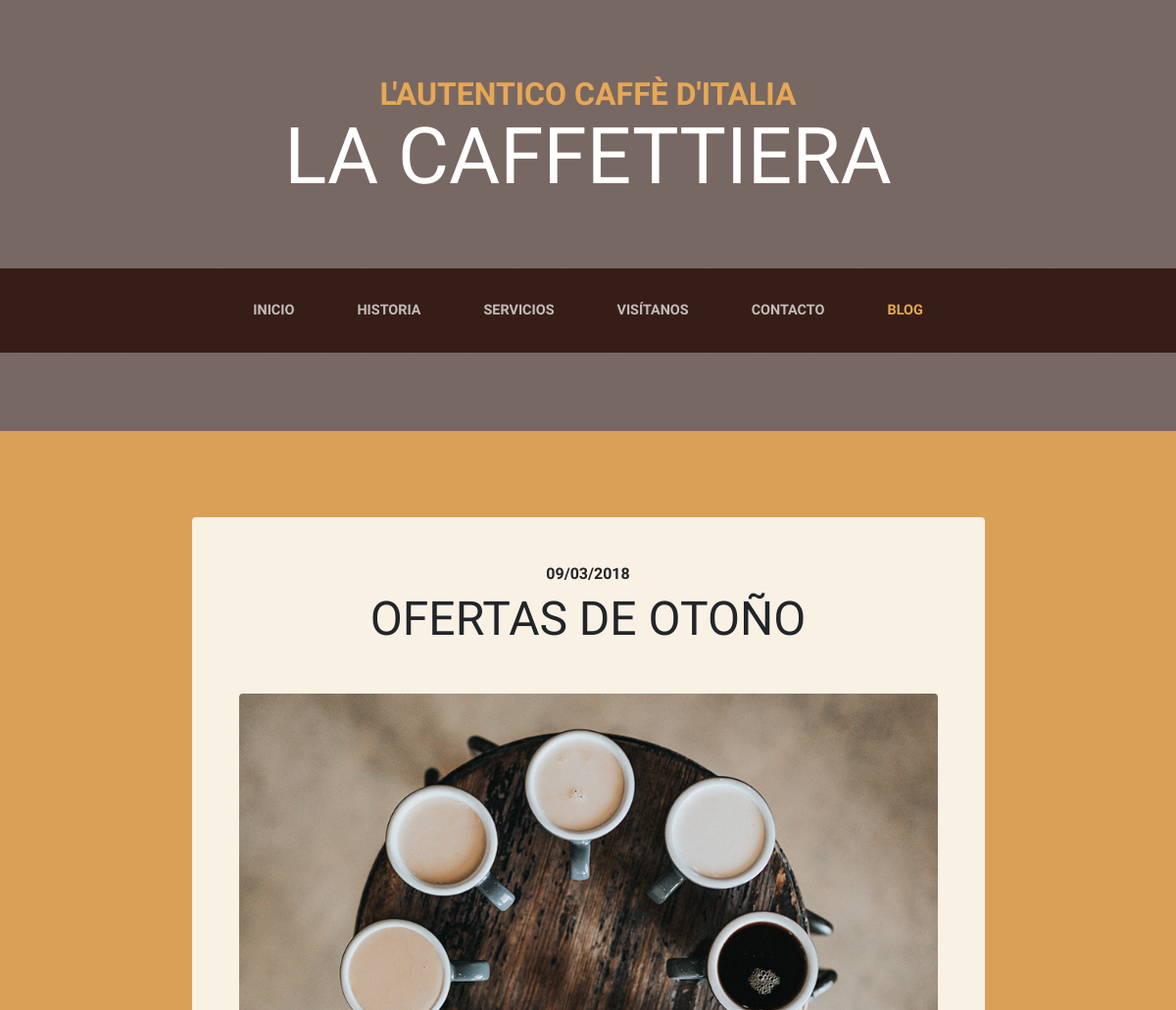
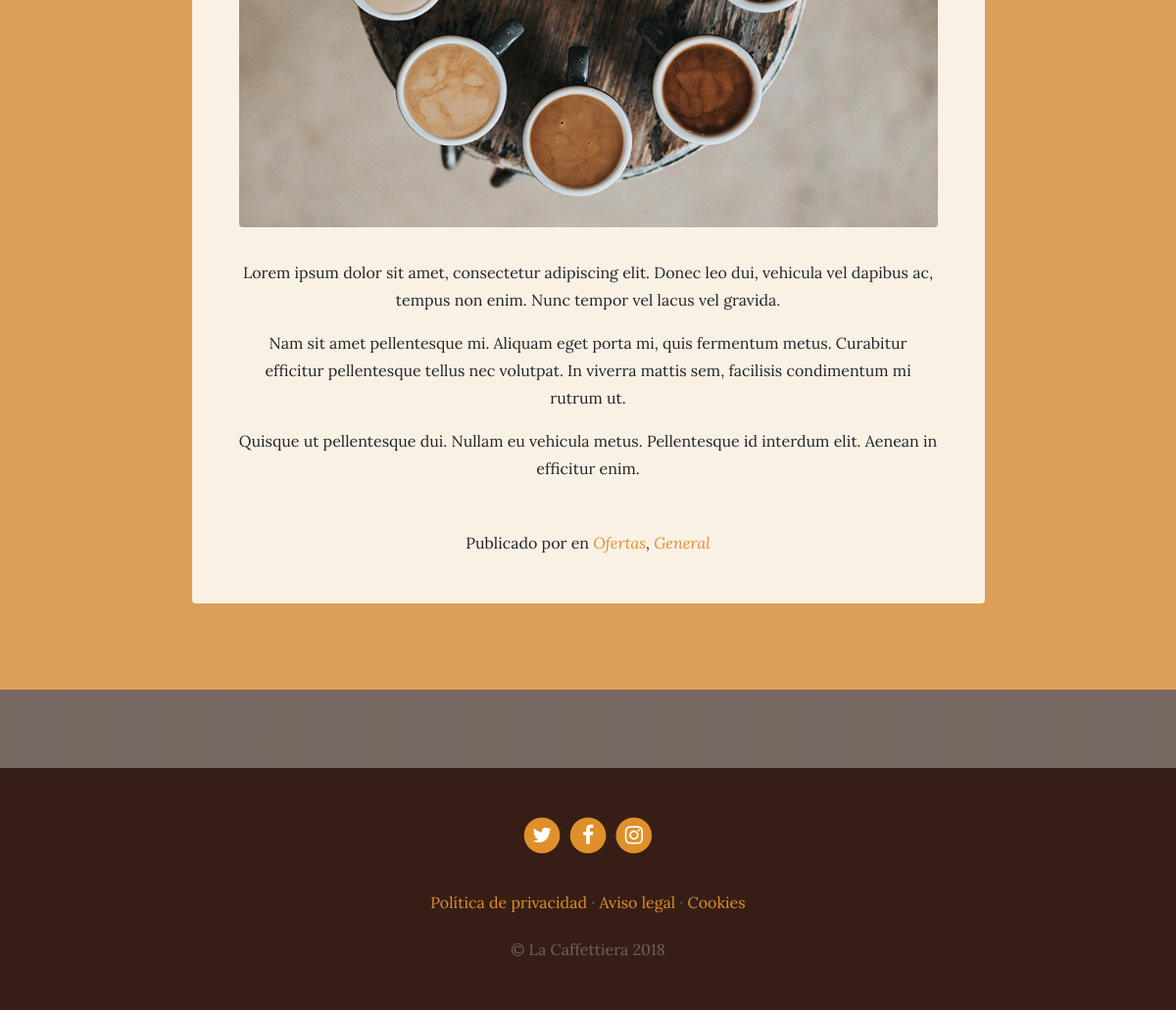
Screenshot of /blog/category/1/ with the database file from the repository (2 pictures, top to bottom).
### blog/models.py (models this page shows, shortened)
class Post(models.Model):
    title=models.CharField(max_length=200,verbose_name="Título")
    content=models.TextField(verbose_name="Contenido")
    published=models.DateTimeField(verbose_name="Fecha de Publicación",default=now)
    image=models.ImageField(verbose_name="Imagen",upload_to="blog")
    author=models.ForeignKey(User,verbose_name="Autor",on_delete=models.CASCADE)
    categories=models.ManyToManyField(Category,verbose_name="Categorias",related_name="get_posts")
    created=models.DateTimeField(auto_now_add=True,verbose_name="Fecha de Creación") #al atribut es guarda la data de creacio del objecte de manera automatica
    updated=models.DateTimeField(auto_now=True,verbose_name="Fecha de Edición") #al atribut es guarda la data de la ultima modificacio del object
    class Meta:
        verbose_name="entrada"
        verbose_name_plural="entradas" #si no especifiquem aquesta variable, per defecte afegeix una S al nom definit (per defecte o al verbose_name)
        ordering=["-created"] # posem un guio - per indicar que el ordre ha de ser a la inversa, en aquest cas no volem que sigui del registre mes antic al mes nou sino al contrari, del mes nou al mes antic

class Category(models.Model):
    name=models.CharField(max_length=100,verbose_name="Títol")
    created=models.DateTimeField(auto_now_add=True,verbose_name="Fecha de Creación") #al atribut es guarda la data de creacio del objecte de manera automatica
    updated=models.DateTimeField(auto_now=True,verbose_name="Fecha de Edición") #al atribut es guarda la data de la ultima modificacio del object
    class Meta:
        verbose_name="categoría"
        verbose_name_plural="categorías" #si no especifiquem aquesta variable, per defecte afegeix una S al nom definit (per defecte o al verbose_name)
        ordering=["-created"] # posem un guio - per indicar que el ordre ha de ser a la inversa, en aquest cas no volem que sigui del registre mes antic al mes nou sino al contrari, del mes nou al mes antic

### blog/views.py (the view)
# urls.py: path('category/<int:category_id>/',views.category,name='category'),
def category(request, category_id):
    category=get_object_or_404(Category,id=category_id)
    return(render(request,"blog/category.html",{'category':category}))#,'posts':posts}))

### blog/templates/blog/category.html (shortened to what this page needs)
{% extends 'core/base.html' %}
{% block content %}
    {% load static %}
    {% for post in category.get_posts.all %}
        <section class="page-section cta">
            <div class="container">
                <div class="row">
                    <div class="col-xl-9 mx-auto">
                        <div class="cta-innerv text-center rounded">
                            <h2 class="section-heading mb-5">
                                <span class="section-heading-upper">{{post.published|date:"SHORT_DATE_FORMAT"}}</span>
                                <span class="section-heading-lower">{{post.title}}</span>
                             </h2>
                            <p class="mb-0">
                            <img class="mx-auto d-flex rounded img-fluid mb-3 mb-lg-0" src="{{post.image.url}}" alt="">
                            </p>
                            <p class="mb-0 mbt">
                            {{post.content|linebreaks}}
                            </p>
                            <p class="mb-0 mbt">
                            <span class="section-heading-under">Publicado por <em><b>{{p.author}}</b></em> en
                                <em>
                                    {% for category in post.categories.all %}
                                        <a href="{% url 'category' category.id %}" class="link">{{category.name}}</a>{% if not forloop.last %},{% endif %}
                                    {% endfor %}
                                </em>
                            </span>
                            </p>
                        </div>
                    </div>
                </div>
            </div>
        </section>
    {% endfor %}
{% endblock %}

### core/static/core/css/business-casual.css (style rules this page uses)
body { font-family: 'Lora'; background: linear-gradient(rgba(47, 23, 15, 0.65), rgba(47, 23, 15, 0.65)), url("../img/bg.jpg"); background-attachment: fixed; background-position: center; background-size: cover; }
h1, h2, h3, h4, h5, h6 { font-family: 'Raleway'; }
p { line-height: 1.75; }
.page-section { margin-top: 5rem; margin-bottom: 5rem; }
.section-heading { text-transform: uppercase; }
.section-heading .section-heading-upper { display: block; font-size: 1rem; font-weight: 800; padding-bottom:.5rem; }
.section-heading .section-heading-lower { display: block; font-size: 3rem; font-weight: 100; }
.cta { padding-top: 5rem; padding-bottom: 5rem; background-color: rgba(230, 167, 86, 0.9); }
.cta .cta-innerv { position: relative; padding: 3rem; margin: 0.5rem; background-color: rgba(255, 255, 255, 0.85); }
.mbt { padding-top: 2rem; }
a.link { color: #df902a; }

### rows the page displays
Post: published "09/03/2018", title "OFERTAS DE OTOÑO", image (picture), content "Lorem ipsum dolor sit amet, consectetur adipiscing elit. Donec leo dui, vehicula vel dapibus ac, tempus non enim. Nunc tempor vel lacus vel gravida. Nam sit amet pellentesque mi. Aliquam eget porta mi, quis fermentum metus. Curabitur efficitur pellentesque tellus nec volutpat. In viverra mattis sem, facilisis condimentum mi rutrum ut. Quisque ut pellentesque dui. Nullam eu vehicula metus. Pellentesque id interdum elit. Aenean in efficitur enim."
Category: name "Ofertas"
Category: name "General"
